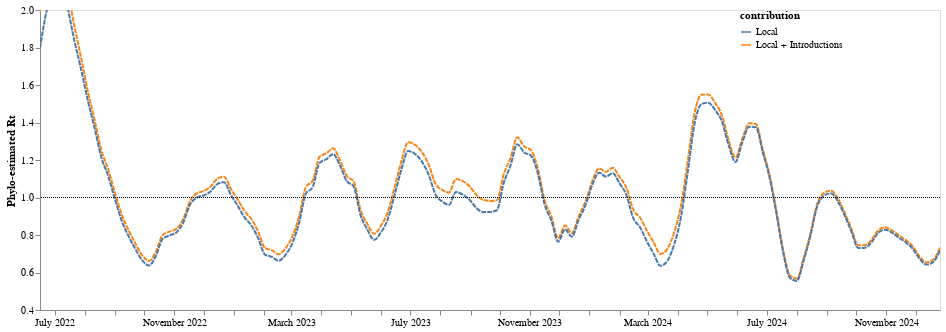

The code cell stored with this chart in its notebook:
### Code cell
line_simple_intro = alt.Chart(combined_rt_df).mark_line(interpolate='monotone', opacity = 1, clip = True, strokeDash=[5,1]).encode(
    alt.X('date:T', axis=alt.Axis(title="",tickCount = "month", grid=False,format="%B %Y")),
    alt.Y('mean_percent_MA',scale=alt.Scale(domain=[0.5, 2]),axis=alt.Axis(title="Phylo-estimated Rt", grid=False)),
    alt.Color("contribution", legend=alt.Legend(offset=-200))

).properties(
    width=900,
    height=300
)


line_rt = line_simple_intro+ one_line; line_rt

### Figure 1 — Vega-Lite specification as saved in the notebook (floating-point values rounded to 4 significant figures; data arrays with more than 128 entries replaced by an {"elided": "..."} marker saying what was removed)
{"config": {"view": {"continuousWidth": 400, "continuousHeight": 300}}, "layer": [{"data": {"name": "data-e69ceb46c1474e09944c4ff33f4be179"}, "mark": {"type": "line", "clip": true, "interpolate": "monotone", "opacity": 1, "strokeDash": [5, 1]}, "encoding": {"color": {"field": "contribution", "legend": {"offset": -200}, "type": "nominal"}, "x": {"axis": {"format": "%B %Y", "grid": false, "tickCount": "month", "title": ""}, "field": "date", "type": "temporal"}, "y": {"axis": {"grid": false, "title": "Phylo-estimated Rt"}, "field": "mean_percent_MA", "scale": {"domain": [0.5, 2]}, "type": "quantitative"}}, "height": 300, "width": 900}, {"data": {"name": "data-0f80976e06af035141dd0a0f11df9332"}, "mark": {"type": "rule", "strokeDash": [1, 1]}, "encoding": {"y": {"field": "y", "type": "quantitative"}}, "height": 300, "width": 900}], "$schema": "https://vega.github.io/schema/vega-lite/v4.17.0.json", "datasets": {"data-e69ceb46c1474e09944c4ff33f4be179": {"elided": "266 records"}, "data-0f80976e06af035141dd0a0f11df9332": [{"y": 1.0}]}}
